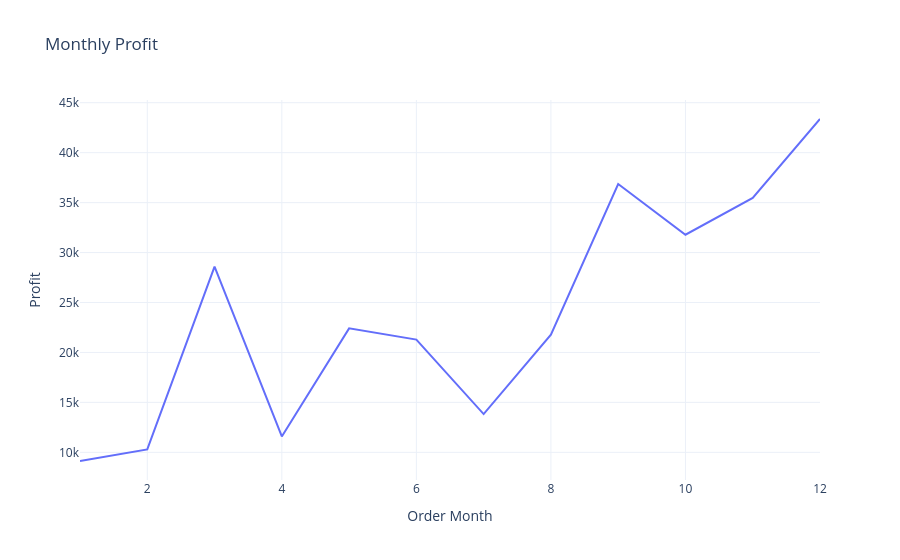

This figure's notebook cell:
### Code cell
fig = px.line(monthly_profit,
             x = 'Order Month',
             y = 'Profit',
             title = 'Monthly Profit')
fig.show()

### Figure 1 — Plotly figure (JSON) as saved in the notebook; plotly's stock layout.template omitted (floating-point values rounded to 4 significant figures)
{"data": [{"hovertemplate": "Order Month=%{x}<br>Profit=%{y}<extra></extra>", "legendgroup": "", "line": {"color": "#636efa", "dash": "solid"}, "marker": {"symbol": "circle"}, "mode": "lines", "name": "", "orientation": "v", "showlegend": false, "type": "scatter", "x": [1, 2, 3, 4, 5, 6, 7, 8, 9, 10, 11, 12], "xaxis": "x", "y": [9134.0, 10290.0, 28590.0, 11590.0, 22410.0, 21290.0, 13830.0, 21780.0, 36860.0, 31780.0, 35470.0, 43370.0], "yaxis": "y"}], "layout": {"legend": {"tracegroupgap": 0}, "title": {"text": "Monthly Profit"}, "xaxis": {"anchor": "y", "domain": [0, 1], "title": {"text": "Order Month"}}, "yaxis": {"anchor": "x", "domain": [0, 1], "title": {"text": "Profit"}}}}
